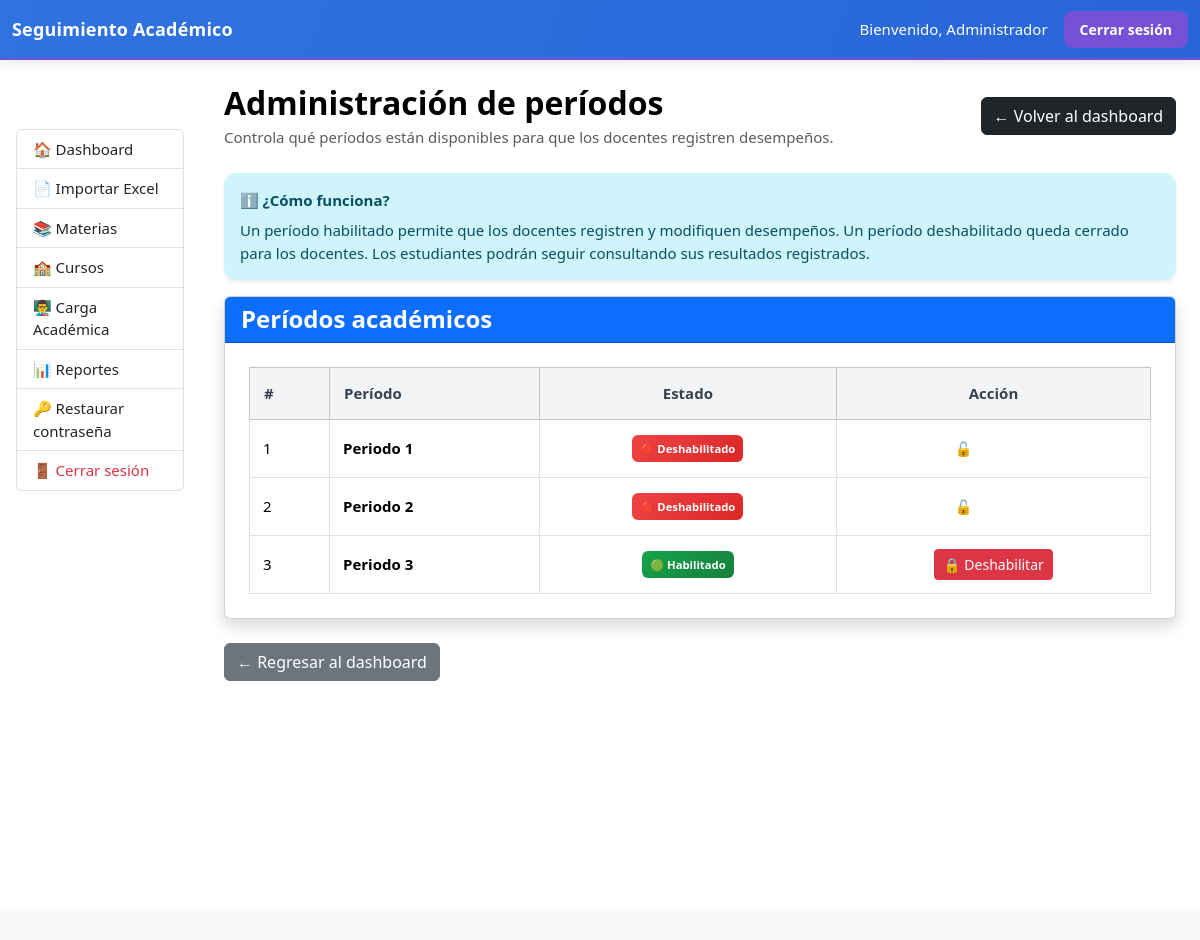
The app's page /coordinador/periodos/index.php (signed in) with its own data.
### tables this page shows
CREATE TABLE `periodos` (
  `id` int(11) NOT NULL,
  `nombre` varchar(20) NOT NULL,
  `habilitado` tinyint(1) NOT NULL DEFAULT 0
);

### coordinador/periodos/index.php (the view, shortened to what this page needs)
<?php
require_once("../../config/config.php");
$resultadoPeriodos = $conexion->query("
    SELECT
        id,
        nombre,
        habilitado
    FROM periodos
    ORDER BY id ASC
");
include("../../includes/header.php");
include("../../includes/navbar.php");
?>
<div class="container-fluid">
    <div class="row">
        <div class="col-md-2 p-0">
            <?php
            include("../../includes/sidebar.php");
            ?>
        </div>
        <div class="col-md-10">
            <div class="container mt-4 mb-5">
                <div class="d-flex justify-content-between
                            align-items-center mb-4">
                    <div>
                        <h2 class="mb-1">
                            Administración de períodos
                        </h2>
                        <p class="text-muted mb-0">
                            Controla qué períodos están disponibles
                            para que los docentes registren
                            desempeños.
                        </p>
                    </div>
                    <a
                        href="../index.php"
                        class="btn btn-dark"
                    >
                        ← Volver al dashboard
                    </a>
                </div>
                <div class="alert alert-info shadow-sm">
                    <strong>
                        ℹ️ ¿Cómo funciona?
                    </strong>
                    <p class="mb-0 mt-2">
                        Un período habilitado permite que los docentes
                        registren y modifiquen desempeños.
                        Un período deshabilitado queda cerrado para
                        los docentes.
                        Los estudiantes podrán seguir consultando
                        sus resultados registrados.
                    </p>
                </div>
                <div class="card shadow">
                    <div
                        class="card-header bg-primary text-white"
                    >
                        <h4 class="mb-0">
                            Períodos académicos
                        </h4>
                    </div>
                    <div class="card-body">
                        <?php
                        if (
                            $resultadoPeriodos &&
                            $resultadoPeriodos->num_rows > 0
                        ):
                        ?>
                            <div class="table-responsive">
                                <table
                                    class="table table-bordered
                                    table-hover align-middle mb-0"
                                >
                                    <thead class="table-light">
                                        <tr>
                                            <th
                                                style="width:80px;"
                                            >
                                                #
                                            </th>
                                            <th>
                                                Período
                                            </th>
                                            <th
                                                class="text-center"
                                            >
                                                Estado
                                            </th>
                                            <th
                                                class="text-center"
                                            >
                                                Acción
                                            </th>
                                        </tr>
                                    </thead>
                                    <tbody>
                                    <?php
                                    $contador = 1;
                                    while (
                                        $periodo =
                                        $resultadoPeriodos->fetch_assoc()
                                    ):
                                        $habilitado =
                                            (int)
                                            $periodo["habilitado"];
                                    ?>
                                        <tr>
                                            <td>
                                                <?= $contador++ ?>
                                            </td>
                                            <td>
                                                <strong>
                                                    <?= htmlspecialchars(
                                                        $periodo["nombre"]
                                                    ) ?>
                                                </strong>
                                            </td>
                                            <td class="text-center">
                                                <?php if (
                                                    $habilitado === 1
                                                ): ?>
                                                    <span
                                                        class="badge bg-success
                                                        p-2"
                                                    >
                                                        🟢 Habilitado
                                                    </span>
                                                <?php else: ?>
                                                    <span
                                                        class="badge bg-danger
                                                        p-2"
                                                    >
                                                        🔴 Deshabilitado
                                                    </span>
                                                <?php endif; ?>
                                            </td>
                                            <td class="text-center">
                                                <form
                                                    method="POST"
                                                    action="index.php"
                                                    style="display:inline;"
                                                >
                                                    <?php if (
                                                        $habilitado === 1
                                                    ): ?>
                                                        <button
                                                            type="submit"
                                                            class="btn btn-danger btn-sm"
                                                            onclick="
                                                                return confirm(
                                                                    '¿Seguro que deseas deshabilitar este período?'
                                                                );
                                                            "
                                                        >
                                                            🔒 Deshabilitar
                                                        </button>
                                                    <?php else: ?>
                                                        <button
                                                            type="submit"
                                                            class="btn btn-success btn-sm"
                                                            onclick="
                                                                return confirm(
                                                                    '¿Seguro que deseas habilitar este período?'
                                                                );
                                                            "
                                                        >
                                                            🔓 Habilitar
                                                        </button>
                                                    <?php endif; ?>
                                                </form>
                                            </td>
                                        </tr>
                                    <?php endwhile; ?>
                                    </tbody>
                                </table>
                            </div>
                        <?php else: ?>
                            <div class="alert alert-warning mb-0">
                                No hay períodos académicos registrados.
                            </div>
                        <?php endif; ?>
                    </div>
                </div>
                <div class="mt-4">
                    <a
                        href="../index.php"
                        class="btn btn-secondary"
                    >
                        ← Regresar al dashboard
                    </a>
                </div>
            </div>
        </div>
    </div>
</div>
<?php
include("../../includes/footer.php");
?>

### assets/style.css (style rules this page uses)
html { scroll-behavior: smooth; }
body { margin: 0; padding: 0; background: var(--bg); color: var(--text); font-family: "Segoe UI", Arial, sans-serif; font-size: 15px; }
.container { max-width: 1400px; }
h1, h2, h3, h4, h5 { font-weight: 700; }
.card-body { padding: 24px; }
.bg-success { background: linear-gradient(135deg, #16a34a, #15803d) !important; }
.bg-danger { background: linear-gradient(135deg, #ef4444, #dc2626) !important; }
.btn-success { background: var(--success); border-color: var(--success); }
.table thead th { background: #f3f4f6; color: #374151; font-weight: 700; border-bottom: 2px solid var(--border); padding: 14px; }
.table tbody td { padding: 13px; vertical-align: middle; }
.table tbody tr { transition: background 0.15s ease; }
.alert { border: none; border-radius: 12px; box-shadow: 0 4px 15px rgba(0, 0, 0, 0.05); }

### records on screen
periodos: nombre "Periodo 1", habilitado "🔴 Deshabilitado"
periodos: nombre "Periodo 2", habilitado "🔴 Deshabilitado"
periodos: nombre "Periodo 3", habilitado "🟢 Habilitado"

### other values on screen
$nombre "Administrador"
